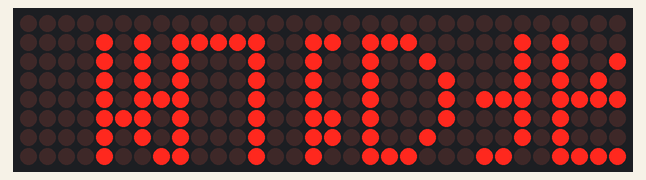
Recording of a sketch running on a simulated Arduino Uno, built with avr-gcc and run on an emulated ATmega328P. On the bench: 32×8 LED matrix.

Above: at 0.51 s.
At 1.95 s:
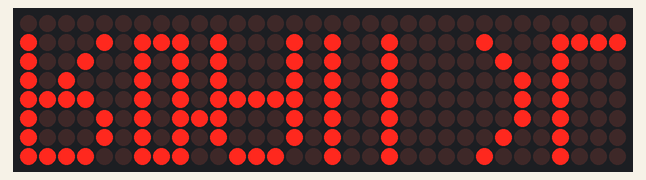
At 3.38 s:
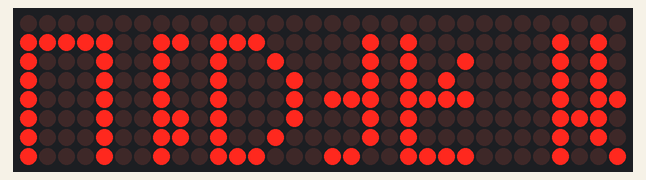
At 6.26 s:
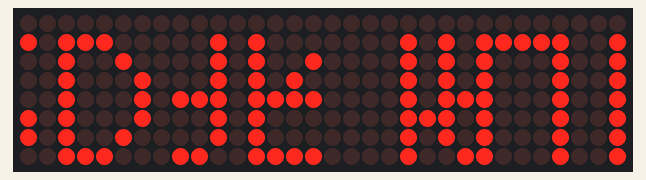
At 9.13 s:
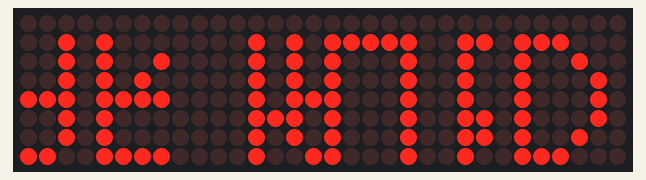
At 12.36 s:
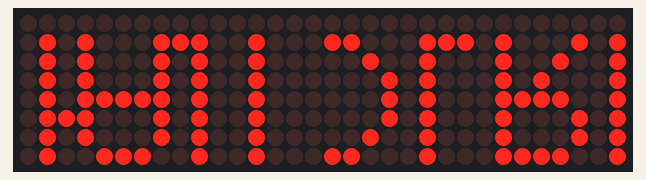

Measured:
- by itself, everything shown: repeats every 11.5 s, in 32 steps

The sketch:

task_3.ino
```cpp
#include <LedControl.h>

const int DIN_PIN = 11;
const int CLK_PIN = 13;
const int CS_PIN  = 10;
const int NUM_DEVICES = 4;

LedControl lc = LedControl(DIN_PIN, CLK_PIN, CS_PIN, NUM_DEVICES);


const int BUFFER_WIDTH = 32;
const int BUFFER_HEIGHT = 8;

const long SCROLL_INTERVAL = 100;
unsigned long previousScrollTime = 0;
int scrollPosition = 0;
const byte font_A[] = {0x7E, 0x09, 0x09, 0x09, 0x7E, 0x00};
const byte font_R[] = {0x7F, 0x09, 0x19, 0x29, 0x46, 0x00};
const byte font_D[] = {0x7F, 0x41, 0x41, 0x22, 0x1C, 0x00};
const byte font_U[] = {0x7F, 0x40, 0x40, 0x40, 0x7F, 0x00};
const byte font_I[] = {0x00, 0x7F, 0x00, 0x00, 0x00, 0x00};
const byte font_N[] = {0x7F, 0x04, 0x08, 0x10, 0x7F, 0x00};
const byte font_O[] = {0x3E, 0x41, 0x41, 0x41, 0x3E, 0x00};
const byte font_Space[] = {0x00, 0x00, 0x00, 0x00, 0x00, 0x00};


const char* message = "ARDUINO ";

void scrollStep() {

  static byte columnBuffer[BUFFER_WIDTH];
  static bool bufferLoaded = false;

  if (!bufferLoaded) {
    int currentCol = 0;
    for (int i = 0; message[i] != '\0'; i++) {
      const byte* charData;
      int charWidth = 6;

      switch (message[i]) {
        case 'A': charData = font_A; break;
        case 'R': charData = font_R; break;
        case 'D': charData = font_D; break;
        case 'U': charData = font_U; break;
        case 'I': charData = font_I; break;
        case 'N': charData = font_N; break;
        case 'O': charData = font_O; break;
        case ' ': charData = font_Space; break;
        default: charData = font_Space; charWidth = 1; break;
      }

      for (int c = 0; c < charWidth; c++) {
        if (currentCol < BUFFER_WIDTH) {
          columnBuffer[currentCol] = charData[c];
          currentCol++;
        }
      }
    }
    while (currentCol < BUFFER_WIDTH) {
      columnBuffer[currentCol] = 0x00;
      currentCol++;
    }
    bufferLoaded = true;
  }

  scrollPosition = (scrollPosition + 1) % BUFFER_WIDTH;

  for (int device = 0; device < NUM_DEVICES; device++) {
    for (int col = 0; col < 8; col++) {
      int bufferIndex = (scrollPosition + device * 8 + col) % BUFFER_WIDTH;
      lc.setColumn(device, col, columnBuffer[bufferIndex]);
    }
  }
}

void setup() {
  for (int i = 0; i < NUM_DEVICES; i++) {
    lc.shutdown(i, false);
    lc.setIntensity(i, 4);
    lc.clearDisplay(i);
  }
}

void loop() {
  unsigned long currentMillis = millis();

  if (currentMillis - previousScrollTime >= SCROLL_INTERVAL) {
    previousScrollTime = currentMillis;

    scrollStep();
  }
}
```
